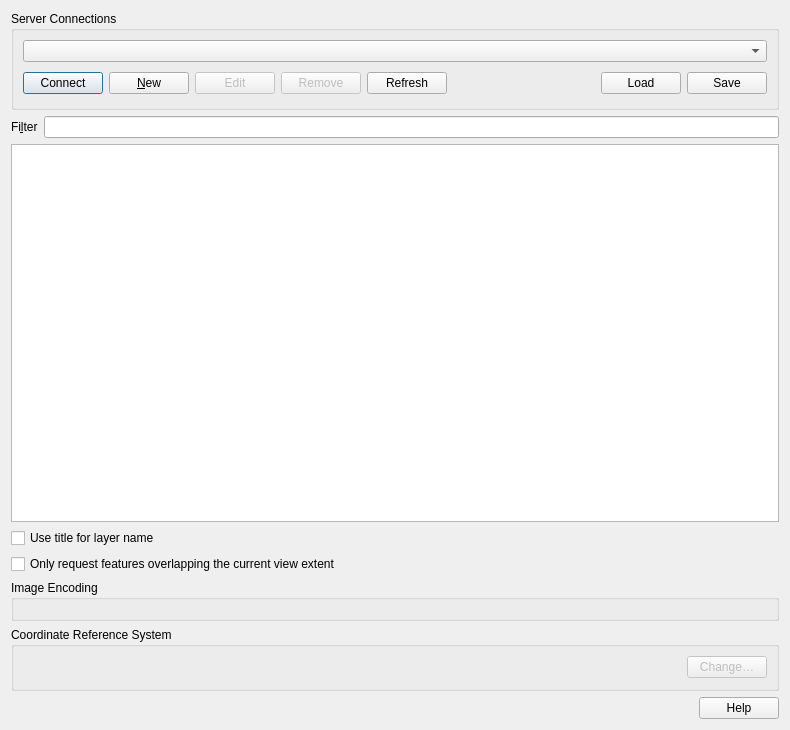
<?xml version="1.0" encoding="UTF-8"?>
<ui version="4.0">
 <class>QgsArcGisServiceSourceSelectBase</class>
 <widget class="QDialog" name="QgsArcGisServiceSourceSelectBase">
  <property name="geometry">
   <rect>
    <x>0</x>
    <y>0</y>
    <width>790</width>
    <height>730</height>
   </rect>
  </property>
  <layout class="QVBoxLayout" name="verticalLayout">
   <item>
    <widget class="QGroupBox" name="GroupBox1">
     <property name="title">
      <string>Server Connections</string>
     </property>
     <layout class="QGridLayout" name="gridLayout_2">
      <item row="0" column="0">
       <widget class="QComboBox" name="cmbConnections"/>
      </item>
      <item row="1" column="0">
       <layout class="QHBoxLayout" name="horizontalLayout">
        <item>
         <widget class="QPushButton" name="btnConnect">
          <property name="toolTip">
           <string>Create a new database connection</string>
          </property>
          <property name="text">
           <string>Connect</string>
          </property>
         </widget>
        </item>
        <item>
         <widget class="QPushButton" name="btnNew">
          <property name="toolTip">
           <string>Create a new database connection</string>
          </property>
          <property name="text">
           <string>&amp;New</string>
          </property>
         </widget>
        </item>
        <item>
         <widget class="QPushButton" name="btnEdit">
          <property name="enabled">
           <bool>false</bool>
          </property>
          <property name="toolTip">
           <string>Edit selected database connection</string>
          </property>
          <property name="text">
           <string>Edit</string>
          </property>
         </widget>
        </item>
        <item>
         <widget class="QPushButton" name="btnDelete">
          <property name="enabled">
           <bool>false</bool>
          </property>
          <property name="toolTip">
           <string>Remove connection to selected database</string>
          </property>
          <property name="text">
           <string>Remove</string>
          </property>
         </widget>
        </item>
        <item>
         <widget class="QPushButton" name="btnRefresh">
          <property name="enabled">
           <bool>true</bool>
          </property>
          <property name="toolTip">
           <string>Remove connection to selected database</string>
          </property>
          <property name="text">
           <string>Refresh</string>
          </property>
         </widget>
        </item>
        <item>
         <spacer>
          <property name="orientation">
           <enum>Qt::Horizontal</enum>
          </property>
          <property name="sizeType">
           <enum>QSizePolicy::Expanding</enum>
          </property>
          <property name="sizeHint" stdset="0">
           <size>
            <width>171</width>
            <height>30</height>
           </size>
          </property>
         </spacer>
        </item>
        <item>
         <widget class="QPushButton" name="btnLoad">
          <property name="toolTip">
           <string>Load connections from file</string>
          </property>
          <property name="text">
           <string>Load</string>
          </property>
         </widget>
        </item>
        <item>
         <widget class="QPushButton" name="btnSave">
          <property name="toolTip">
           <string>Save connections to file</string>
          </property>
          <property name="text">
           <string>Save</string>
          </property>
         </widget>
        </item>
       </layout>
      </item>
     </layout>
    </widget>
   </item>
   <item>
    <layout class="QHBoxLayout" name="horizontalLayoutFilter">
     <item>
      <widget class="QLabel" name="labelFilter">
       <property name="enabled">
        <bool>true</bool>
       </property>
       <property name="text">
        <string>Fi&amp;lter</string>
       </property>
       <property name="buddy">
        <cstring>lineFilter</cstring>
       </property>
      </widget>
     </item>
     <item>
      <widget class="QgsFilterLineEdit" name="lineFilter">
       <property name="enabled">
        <bool>true</bool>
       </property>
       <property name="toolTip">
        <string>Display WFS FeatureTypes containing this word in the title, name or abstract</string>
       </property>
       <property name="whatsThis">
        <string>Display WFS FeatureTypes containing this word in the title, name or abstract</string>
       </property>
      </widget>
     </item>
    </layout>
   </item>
   <item>
    <widget class="QgsBrowserTreeView" name="mBrowserView">
     <property name="editTriggers">
      <set>QAbstractItemView::NoEditTriggers</set>
     </property>
     <property name="alternatingRowColors">
      <bool>true</bool>
     </property>
     <property name="selectionMode">
      <enum>QAbstractItemView::ExtendedSelection</enum>
     </property>
     <property name="sortingEnabled">
      <bool>true</bool>
     </property>
     <attribute name="headerVisible">
      <bool>true</bool>
     </attribute>
    </widget>
   </item>
   <item>
    <widget class="QCheckBox" name="cbxUseTitleLayerName">
     <property name="text">
      <string>Use title for layer name</string>
     </property>
    </widget>
   </item>
   <item>
    <widget class="QCheckBox" name="cbxFeatureCurrentViewExtent">
     <property name="text">
      <string>Only request features overlapping the current view extent</string>
     </property>
    </widget>
   </item>
   <item>
    <widget class="QGroupBox" name="gbImageEncoding">
     <property name="title">
      <string>Image Encoding</string>
     </property>
     <layout class="QHBoxLayout" name="horizontalLayout_2"/>
    </widget>
   </item>
   <item>
    <widget class="QGroupBox" name="gbCRS">
     <property name="title">
      <string>Coordinate Reference System</string>
     </property>
     <layout class="QHBoxLayout">
      <property name="spacing">
       <number>6</number>
      </property>
      <property name="leftMargin">
       <number>9</number>
      </property>
      <property name="topMargin">
       <number>9</number>
      </property>
      <property name="rightMargin">
       <number>9</number>
      </property>
      <property name="bottomMargin">
       <number>9</number>
      </property>
      <item>
       <widget class="QLabel" name="labelCoordRefSys">
        <property name="text">
         <string/>
        </property>
       </widget>
      </item>
      <item>
       <spacer>
        <property name="orientation">
         <enum>Qt::Horizontal</enum>
        </property>
        <property name="sizeType">
         <enum>QSizePolicy::Expanding</enum>
        </property>
        <property name="sizeHint" stdset="0">
         <size>
          <width>441</width>
          <height>23</height>
         </size>
        </property>
       </spacer>
      </item>
      <item>
       <widget class="QPushButton" name="btnChangeSpatialRefSys">
        <property name="enabled">
         <bool>false</bool>
        </property>
        <property name="text">
         <string>Change…</string>
        </property>
       </widget>
      </item>
     </layout>
    </widget>
   </item>
   <item>
    <widget class="QDialogButtonBox" name="buttonBox">
     <property name="orientation">
      <enum>Qt::Horizontal</enum>
     </property>
     <property name="standardButtons">
      <set>QDialogButtonBox::Help</set>
     </property>
    </widget>
   </item>
  </layout>
 </widget>
 <customwidgets>
  <customwidget>
   <class>QgsBrowserTreeView</class>
   <extends>QTreeView</extends>
   <header>qgsbrowsertreeview.h</header>
  </customwidget>
  <customwidget>
   <class>QgsFilterLineEdit</class>
   <extends>QLineEdit</extends>
   <header>qgsfilterlineedit.h</header>
  </customwidget>
 </customwidgets>
 <tabstops>
  <tabstop>cmbConnections</tabstop>
  <tabstop>btnNew</tabstop>
  <tabstop>btnEdit</tabstop>
  <tabstop>btnDelete</tabstop>
  <tabstop>btnLoad</tabstop>
  <tabstop>btnSave</tabstop>
  <tabstop>lineFilter</tabstop>
  <tabstop>mBrowserView</tabstop>
  <tabstop>cbxUseTitleLayerName</tabstop>
  <tabstop>cbxFeatureCurrentViewExtent</tabstop>
  <tabstop>btnChangeSpatialRefSys</tabstop>
 </tabstops>
 <resources/>
 <connections/>
</ui>
